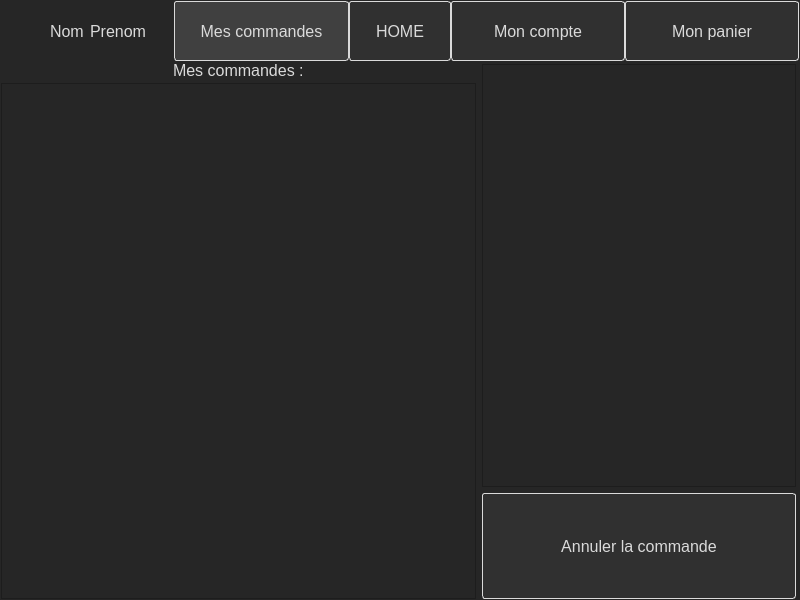
<?xml version="1.0" encoding="UTF-8"?>
<ui version="4.0">
 <class>MesCommandes</class>
 <widget class="QWidget" name="MesCommandes">
  <property name="geometry">
   <rect>
    <x>0</x>
    <y>0</y>
    <width>800</width>
    <height>600</height>
   </rect>
  </property>
  <property name="windowTitle">
   <string>Form</string>
  </property>
  <property name="styleSheet">
   <string notr="true">QWidget {
background-color:#262626;
color:#DADADA
}
QPushButton {
    background-color: #303030; /* Use the same background color as QWidget */
    border: 1px solid #DADADA; /* Use a contrasting border color */
    padding: 5px 10px; /* Padding */
    border-radius: 3px; /* Rounded corners */
    color: #DADADA; /* Use the same text color as QWidget */
    min-width: 80px; /* Minimum width */
}

QPushButton:hover {
    background-color: #404040; /* Slightly lighter color when hovered */
}

QPushButton:pressed {
    background-color: #202020; /* Slightly darker color when pressed */
}
QPushButton#pushButton {
	background-color: #404040;
}
QPushButton#pushButton:hover {
	background-color: #404040;
}</string>
  </property>
  <layout class="QVBoxLayout" name="verticalLayout_3" stretch="1,9">
   <property name="spacing">
    <number>0</number>
   </property>
   <property name="leftMargin">
    <number>0</number>
   </property>
   <property name="topMargin">
    <number>1</number>
   </property>
   <property name="rightMargin">
    <number>1</number>
   </property>
   <property name="bottomMargin">
    <number>1</number>
   </property>
   <item>
    <layout class="QHBoxLayout" name="horizontalLayout_2" stretch="25,25,0,25,25">
     <property name="spacing">
      <number>0</number>
     </property>
     <item>
      <layout class="QHBoxLayout" name="horizontalLayout">
       <property name="spacing">
        <number>6</number>
       </property>
       <item alignment="Qt::AlignRight">
        <widget class="QLabel" name="label">
         <property name="font">
          <font>
           <pointsize>12</pointsize>
          </font>
         </property>
         <property name="text">
          <string>Nom</string>
         </property>
        </widget>
       </item>
       <item alignment="Qt::AlignLeft">
        <widget class="QLabel" name="label_2">
         <property name="font">
          <font>
           <pointsize>12</pointsize>
          </font>
         </property>
         <property name="text">
          <string>Prenom</string>
         </property>
        </widget>
       </item>
      </layout>
     </item>
     <item>
      <widget class="QPushButton" name="pushButton">
       <property name="sizePolicy">
        <sizepolicy hsizetype="Minimum" vsizetype="Preferred">
         <horstretch>0</horstretch>
         <verstretch>0</verstretch>
        </sizepolicy>
       </property>
       <property name="font">
        <font>
         <pointsize>12</pointsize>
        </font>
       </property>
       <property name="text">
        <string>Mes commandes</string>
       </property>
      </widget>
     </item>
     <item>
      <widget class="QPushButton" name="pushButton_2">
       <property name="sizePolicy">
        <sizepolicy hsizetype="Minimum" vsizetype="Preferred">
         <horstretch>0</horstretch>
         <verstretch>0</verstretch>
        </sizepolicy>
       </property>
       <property name="font">
        <font>
         <pointsize>12</pointsize>
        </font>
       </property>
       <property name="text">
        <string>HOME</string>
       </property>
      </widget>
     </item>
     <item>
      <widget class="QPushButton" name="pushButton_3">
       <property name="sizePolicy">
        <sizepolicy hsizetype="Minimum" vsizetype="Preferred">
         <horstretch>0</horstretch>
         <verstretch>0</verstretch>
        </sizepolicy>
       </property>
       <property name="font">
        <font>
         <pointsize>12</pointsize>
        </font>
       </property>
       <property name="text">
        <string>Mon compte</string>
       </property>
      </widget>
     </item>
     <item>
      <widget class="QPushButton" name="pushButton_4">
       <property name="sizePolicy">
        <sizepolicy hsizetype="Minimum" vsizetype="Preferred">
         <horstretch>0</horstretch>
         <verstretch>0</verstretch>
        </sizepolicy>
       </property>
       <property name="font">
        <font>
         <pointsize>12</pointsize>
        </font>
       </property>
       <property name="text">
        <string>Mon panier</string>
       </property>
      </widget>
     </item>
    </layout>
   </item>
   <item>
    <layout class="QHBoxLayout" name="horizontalLayout_3" stretch="60,40">
     <property name="spacing">
      <number>6</number>
     </property>
     <item>
      <layout class="QVBoxLayout" name="verticalLayout_2">
       <property name="spacing">
        <number>3</number>
       </property>
       <property name="leftMargin">
        <number>1</number>
       </property>
       <item alignment="Qt::AlignHCenter">
        <widget class="QLabel" name="label_3">
         <property name="font">
          <font>
           <pointsize>12</pointsize>
          </font>
         </property>
         <property name="text">
          <string>Mes commandes :</string>
         </property>
        </widget>
       </item>
       <item>
        <widget class="QListView" name="listView">
         <property name="font">
          <font>
           <pointsize>12</pointsize>
          </font>
         </property>
         <property name="editTriggers">
          <set>QAbstractItemView::NoEditTriggers</set>
         </property>
        </widget>
       </item>
      </layout>
     </item>
     <item>
      <layout class="QVBoxLayout" name="verticalLayout" stretch="80,20">
       <property name="topMargin">
        <number>3</number>
       </property>
       <property name="rightMargin">
        <number>3</number>
       </property>
       <property name="bottomMargin">
        <number>0</number>
       </property>
       <item>
        <widget class="QListView" name="listView2">
         <property name="font">
          <font>
           <pointsize>12</pointsize>
          </font>
         </property>
         <property name="editTriggers">
          <set>QAbstractItemView::NoEditTriggers</set>
         </property>
        </widget>
       </item>
       <item>
        <widget class="QPushButton" name="pushButton_5">
         <property name="sizePolicy">
          <sizepolicy hsizetype="Minimum" vsizetype="Preferred">
           <horstretch>0</horstretch>
           <verstretch>0</verstretch>
          </sizepolicy>
         </property>
         <property name="font">
          <font>
           <pointsize>12</pointsize>
          </font>
         </property>
         <property name="text">
          <string>Annuler la commande</string>
         </property>
        </widget>
       </item>
      </layout>
     </item>
    </layout>
   </item>
  </layout>
 </widget>
 <resources/>
 <connections/>
</ui>
